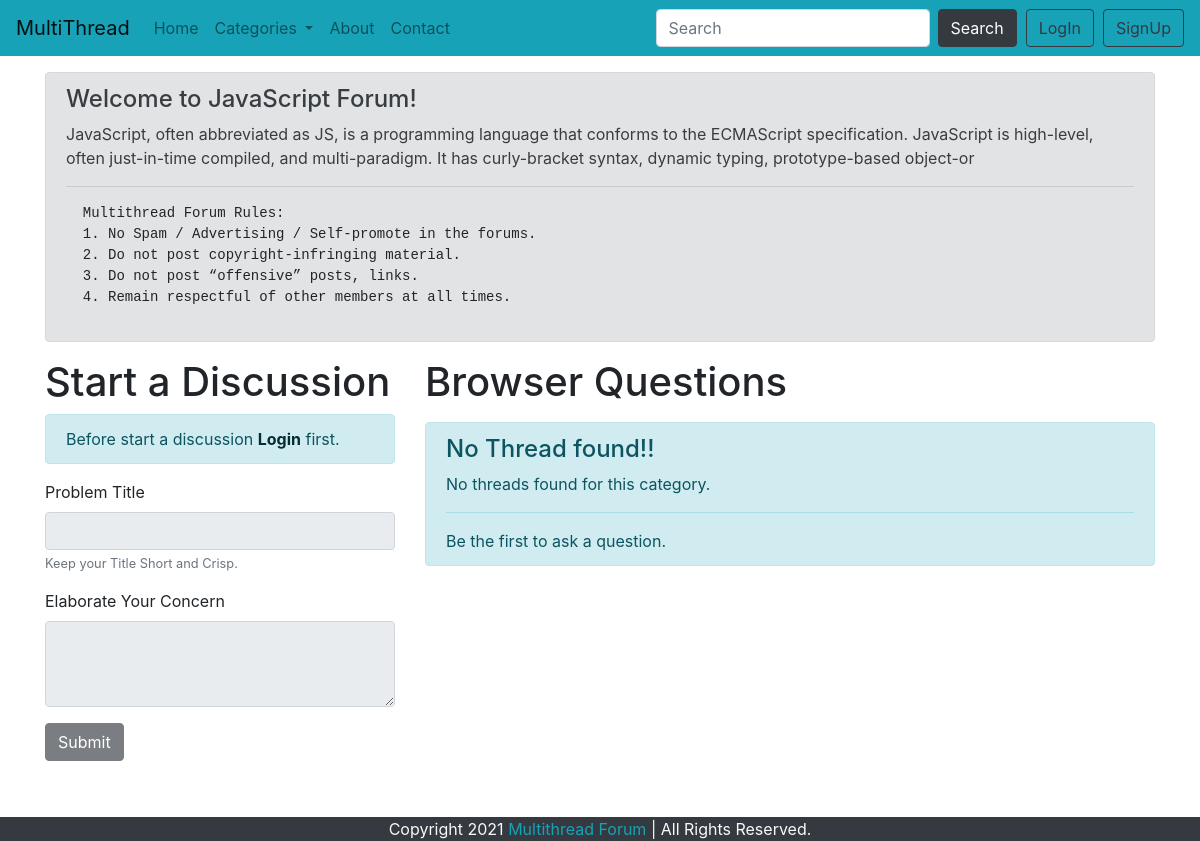
The app's page /threadlist.php?catid=2 with its own data.
### tables this page shows
CREATE TABLE `categories` (
  `category_id` int(8) NOT NULL,
  `category_name` varchar(255) NOT NULL,
  `category_description` varchar(255) NOT NULL,
  `created` datetime NOT NULL DEFAULT CURRENT_TIMESTAMP
);

### threadlist.php (the view, shortened to what this page needs)
<!doctype html>
<html lang="en">
<head>
    <link rel="stylesheet" href="https://stackpath.bootstrapcdn.com/bootstrap/4.5.2/css/bootstrap.min.css"
>
</head>
<body>
    <?php include 'partials/_dbconnect.php';?>
    <?php include 'partials/_header.php';?>
    <?php
    $id = $_GET['catid'];
    $sql = "SELECT * FROM `categories` WHERE `category_id`=$id";
    $result = mysqli_query($conn, $sql);
        while ($row = mysqli_fetch_assoc($result)) {
            $catename = $row['category_name'];
            $catedesc = $row['category_description'];
        }
    ?>
    <div class="container my-3">
    <div class="alert alert-secondary" role="alert">
  <h4 class="alert-heading">Welcome to <?php echo $catename;?> Forum!</h4>
  <p><?php echo $catedesc;?></p>
  <hr>
  <pre class="mb-0">
  Multithread Forum Rules:
  1. No Spam / Advertising / Self-promote in the forums.
  2. Do not post copyright-infringing material.
  3. Do not post “offensive” posts, links.
  4. Remain respectful of other members at all times.
  </pre>
</div>
    </div>
    <div class="container">
        <div class="row">
            <?php
            if (isset($_SESSION['loggedin']) && $_SESSION['loggedin'] == true) {
                echo '
                        <div class="col-md-4">
                            <h1>Start a Discussion</h1>
                            <form class="my-2" action="' . $_SERVER["REQUEST_URI"] . ' "method="POST">
                        <div class="form-group">
                            <label for="ProblemTitle">Problem Title</label>
                            <input type="text" class="form-control" id="ProblemTitle" aria-describedby="note" name="thread_titlels" placeholder="Enter your Problem title" required>
                            <small id="note" class="form-text text-muted">Keep your Title Short and Crisp.</small>
                        </div>
                        <input type="hidden" name="sno" value="' . $_SESSION["sno"] . '">
                        <div class="form-group">
                            <label for="textarea">Elaborate Your Concern</label>
                            <textarea class="form-control" name="thread_descls" id="textarea" rows="3" required></textarea>
                        </div>
                        <button type="submit" class="btn btn-dark">Submit</button>
                        </form>
                    </div>';}
                    else {
                        echo '<div class="col-md-4">
                        <h1>Start a Discussion</h1>
                        <div class="alert alert-info" role="alert">
                            Before start a discussion <a role="button" class="text-decoration-none alert-link" data-toggle="modal" data-target="#loginModal">Login</a> first.
                            </div>
                        <form class="my-2">
                        <fieldset disabled>
                    <div class="form-group">
                        <label for="ProblemTitle">Problem Title</label>
                        <input type="text" class="form-control" id="ProblemTitle" aria-describedby="note" name="thread_titlels">
                        <small id="note" class="form-text text-muted">Keep your Title Short and Crisp.</small>
                    </div>
                    <div class="form-group">
                        <label for="textarea">Elaborate Your Concern</label>
                        <textarea class="form-control" name="thread_descls" id="textarea" rows="3"></textarea>
                    </div>
                    <button type="submit" class="btn btn-dark">Submit</button>
                    </fieldset>
                    </form>
                </div>';
                    }
        ?>
            <div class="col-md-8">
                <h1 class="mb-3">Browser Questions</h1>
                <?php
                $noResult = true;
                if ($noResult) {
                    echo '<div class="alert alert-info" role="alert">
                    <h4 class="alert-heading">No Thread found!!</h4>
                    <p>No threads found for this category.</p>
                    <hr>
                    <p class="mb-0">Be the first to ask a question.</p>
                  </div>';
                }
                ?>
            </div>
        </div>
    </div>
    <?php include 'partials/_footer.php';?>
</body>
</html>

### records on screen
categories: category_name "JavaScript", category_description "JavaScript, often abbreviated as JS, is a programming language that conforms to the ECMAScript specification. JavaScript is high-level, often just-in-time compiled, and multi-paradigm. It has curly-bracket syntax, dynamic typing, prototype-based object-or"
